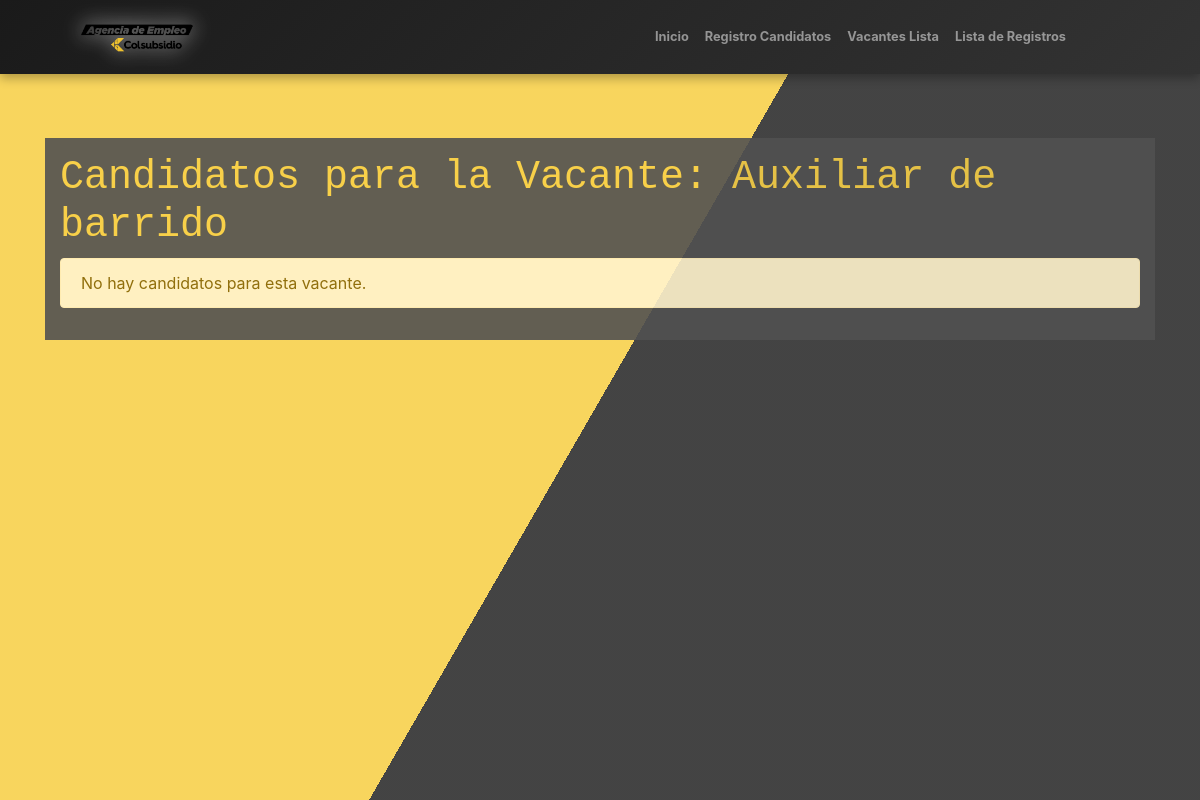
/vacantes/2/candidatos/, run on an earlier commit of the app's database.
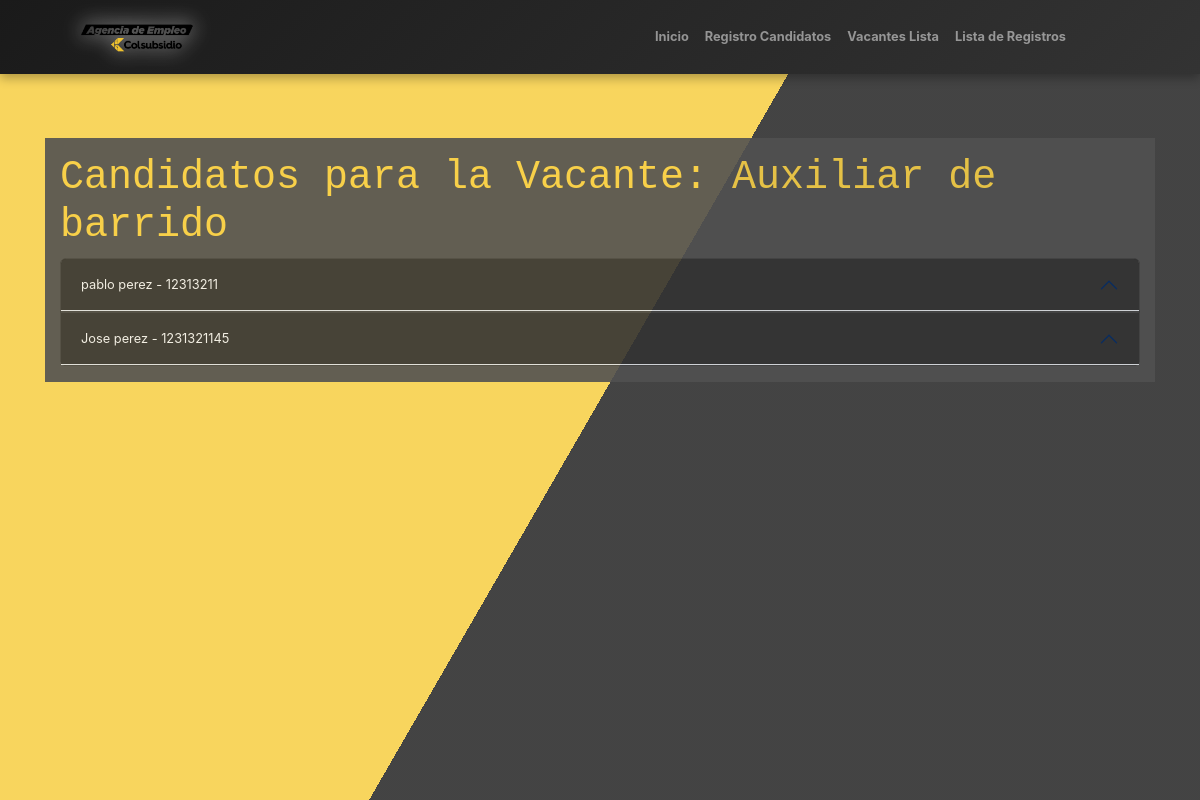
And on a later commit of the database.
### vacantes/models.py (models this page shows, shortened)
class RegistroCandidato(models.Model):
    SEX_CHOICES = [
        ('M', 'Mujer'),
        ('H', 'Hombre'),
        ('I', 'Intersexual'),
    ]
    DOCUMENT_TYPE_CHOICES = [
        ('CC', 'CEDULA DE CIUDADANIA'),
        ('PEP', 'PERMISO ESPECIAL DE PERMANENCIA'),
        ('TI', 'TARJETA DE IDENTIDAD'),
        ('DNI', 'DOCUMENTO NACIONAL DE IDENTIFICACION'),
        ('PAS', 'PASAPORTE'),
        ('CE', 'CEDULA DE EXTRANJERIA'),
    ]
    EDUCATION_LEVEL_CHOICES = [
        ('BP', 'BASICA PRIMARIA'),
        ('BS', 'BASICA SECUNDARIA'),
        ('BA', 'BACHILLER ACADEMICO'),
        ('EBA', 'ESTUDIANTE BACHILLER ACADEMICO'),
        ('TL', 'TECNICO LABORAL/PROFESIONAL'),
        ('ETL', 'ESTUDIANTE TECNICO LABORAL/PROFESIONAL'),
        ('T', 'TECNOLOGO'),
        ('ET', 'ESTUDIANTE TECNOLOGO'),
        ('P', 'PROFESIONAL'),
        ('EP', 'ESTUDIANTE PROFESIONAL'),
        ('PG', 'POSGRADO'),
    ]
    SCHEDULE_CHOICES = [
        ('FT', 'TIEMPO COMPLETO'),
        ('PT', 'MEDIO TIEMPO'),
        ('WE', 'FINES DE SEMANA'),
    ]
    SALARY_CHOICES = [
        ('<1', 'Menos de 1 SMMLV'),
        ('1-2', '1 a 2 SMMLV'),
        ('2-4', '2 a 4 SMMLV'),
        ('4-6', '4 a 6 SMMLV'),
        ('6-9', '6 a 9 SMMLV'),
        ('9-12', '9 a 12 SMMLV'),
        ('12-15', '12 a 15 SMMLV'),
        ('15-19', '15 a 19 SMMLV'),
        ('>20', '20 SMMLV en adelante'),
    ]
    DISABILITY_CHOICES = [
        ('SI', 'Sí'),
        ('NO', 'No'),
    ]
    SISE_CHOICES = [
        ('SI', 'Sí'),
        ('NO', 'No'),
    ]
    RECRUITER_CHOICES = [
        ('NN', 'No conoce el nombre'),
        ('AAM', 'Angel Andres Moyano Molano'),
        ('DAP', 'Diego Alejandro Parra Pinto'),
        ('EJC', 'Erika Julieth Cristancho Pérez'),
    ]
    feria = models.CharField(max_length=100)
    fecha_feria = models.DateField()
    sexo = models.CharField(max_length=1, choices=SEX_CHOICES)
    tipo_documento = models.CharField(max_length=3, choices=DOCUMENT_TYPE_CHOICES)
    numero_documento = models.CharField(max_length=20, unique=True)
    nombres = models.CharField(max_length=100)
    apellidos = models.CharField(max_length=100)
    numero_celular = models.CharField(max_length=15)
    correo_electronico = models.EmailField()
    fecha_nacimiento = models.DateField()
    formacion_academica = models.CharField(max_length=3, choices=EDUCATION_LEVEL_CHOICES)
    programa_academico = models.CharField(max_length=100)
    experiencia_laboral = models.TextField(blank=True, null=True)
    interes_ocupacional = models.TextField(blank=True, null=True)
    localidad_municipio = models.CharField(max_length=100)
    candidato_discapacidad = models.CharField(max_length=2, choices=DISABILITY_CHOICES)
    tipo_discapacidad = models.CharField(max_length=100, blank=True, null=True)
    horario_interesado = models.CharField(max_length=2, choices=SCHEDULE_CHOICES)
    aspiracion_salarial = models.CharField(max_length=5, choices=SALARY_CHOICES)
    registrado_en_sise = models.CharField(max_length=2, choices=SISE_CHOICES)
    tecnico_seleccion = models.CharField(max_length=3, choices=RECRUITER_CHOICES)
    vacantes_disponibles = models.ManyToManyField(Vacante, related_name="candidatos", blank=True)
    class Meta:
        verbose_name = "Registro de Candidato"
        verbose_name_plural = "Registros de Candidatos"

### vacantes/views.py (the view)
# urls.py: path('vacantes/<int:id>/candidatos/', views.lista_candidatos, name='lista_candidatos'),
def lista_candidatos(request, id):
    vacante = get_object_or_404(Vacante, id=id)
    candidatos = vacante.candidatos.all()  # Asumiendo que tienes una relación en el modelo
    return render(request, 'vacantes/lista_candidatos.html', {'vacante': vacante, 'candidatos': candidatos})

### vacantes/templates/vacantes/lista_candidatos.html (shortened to what this page needs)
{% extends 'base.html' %}
{% load static %}
{% block contenido %}
<div class="container-fluid" style="opacity: 90%; background-color: #525252; color: #f1f1f1;">
    <div class="row">
        <div class="col py-3">
            <h1 style="color: #f8d047;">Candidatos para la Vacante: {{ vacante.cargo }}</h1>
            <div class="accordion" id="accordionCandidatos" style="background-color: #333333; border-radius: 8px;">
                {% for candidato in candidatos %}
                <div class="accordion-item" style="background-color: #222222; border: 1px solid #444444;">
                    <h2 class="accordion-header">
                        <button class="accordion-button" type="button" data-bs-toggle="collapse" data-bs-target="#collapse-{{ candidato.id }}" aria-expanded="false" aria-controls="collapse-{{ candidato.id }}" style="background-color: #333333; color: #f1f1f1; border: none;">
                            <small>{{ candidato.nombres }} {{ candidato.apellidos }} - {{ candidato.numero_documento }}</small>
                        </button>
                    </h2>
                </div>
                {% empty %}
                <div class="alert alert-warning">No hay candidatos para esta vacante.</div>
                {% endfor %}
            </div>
        </div>
    </div>
</div>
{% endblock %}

What changed in the data, as far as the page shows it:
added RegistroCandidato: nombres "pablo", apellidos "perez", numero_documento "12313211"
added RegistroCandidato: nombres "Jose", apellidos "perez", numero_documento "1231321145"
Also different on the page:
text no longer shown: "No hay candidatos para esta vacante."
